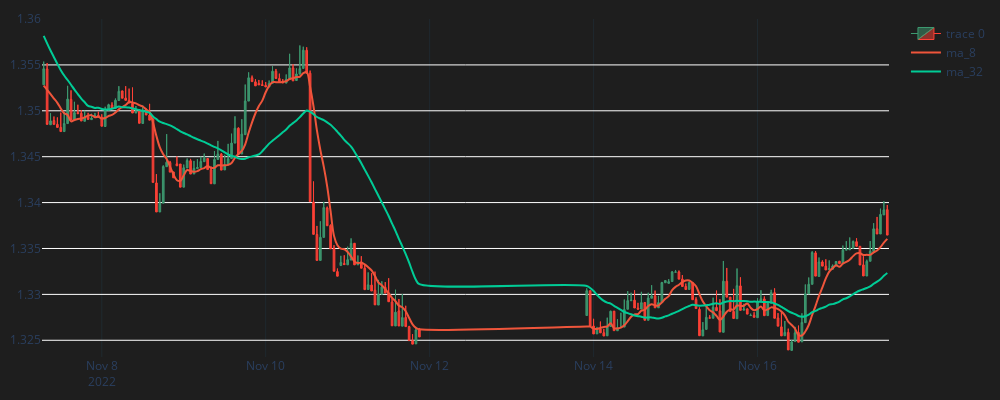

Write notebook code for a chart like this one.
### Code cell
from matplotlib.widgets import RangeSlider


fig = go.Figure()
fig.add_trace(go.Candlestick(
    x=df_plot.time, open=df_plot.mid_o, high=df_plot.mid_h, low=df_plot.mid_h, close=df_plot.mid_c,
    line=dict(width=1), opacity=1
))
for ma in ma_list:
    col = f"ma_{ma}"
    fig.add_trace(go.Scatter(x=df_plot.time, y=df_plot[col], line=dict(width=2), line_shape='spline', name=col))
fig.update_layout(width=1000, height=400,
margin=dict(l=10, r=10, b=10, t=10),
paper_bgcolor="#1e1e1e", plot_bgcolor="#1e1e1e")
fig.update_xaxes(
    gridcolor="#1f292f",
    showgrid=True, fixedrange=True,rangeslider=dict(visible=False)
)
fig.show()

### Figure 1 — Plotly figure (JSON) as saved in the notebook; plotly's stock layout.template omitted (floating-point values rounded to 4 significant figures; data arrays with more than 128 entries replaced by an {"elided": "..."} marker saying what was removed)
{"data": [{"close": {"elided": "200 float values"}, "high": {"elided": "200 float values"}, "line": {"width": 1}, "low": {"elided": "200 float values"}, "opacity": 1, "open": {"elided": "200 float values"}, "type": "candlestick", "x": {"elided": "200 str values"}}, {"line": {"shape": "spline", "width": 2}, "name": "ma_8", "type": "scatter", "x": {"elided": "200 str values"}, "y": {"elided": "200 float values"}}, {"line": {"shape": "spline", "width": 2}, "name": "ma_32", "type": "scatter", "x": {"elided": "200 str values"}, "y": {"elided": "200 float values"}}], "layout": {"height": 400, "margin": {"b": 10, "l": 10, "r": 10, "t": 10}, "paper_bgcolor": "#1e1e1e", "plot_bgcolor": "#1e1e1e", "width": 1000, "xaxis": {"fixedrange": true, "gridcolor": "#1f292f", "rangeslider": {"visible": false}, "showgrid": true}}}
